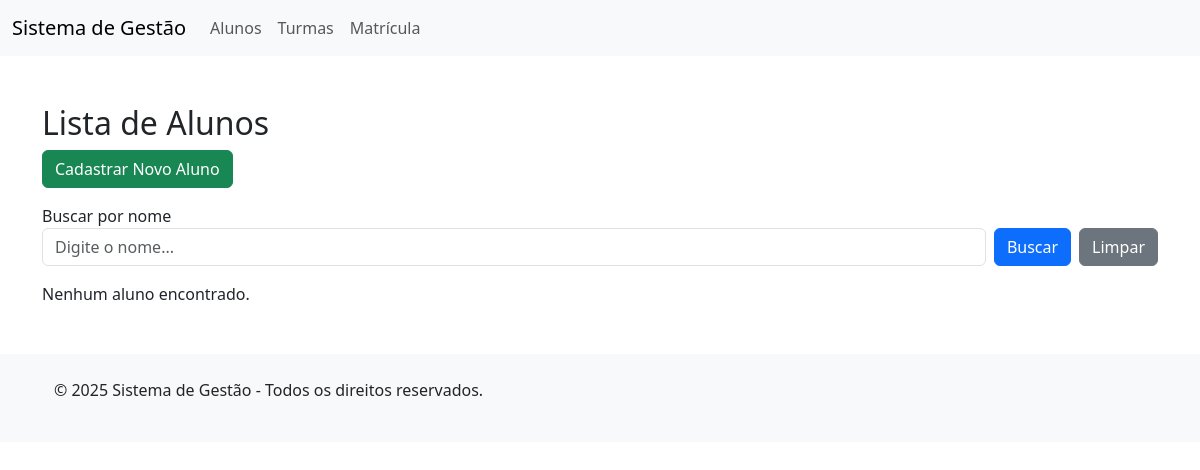
Before: / with the older database file.
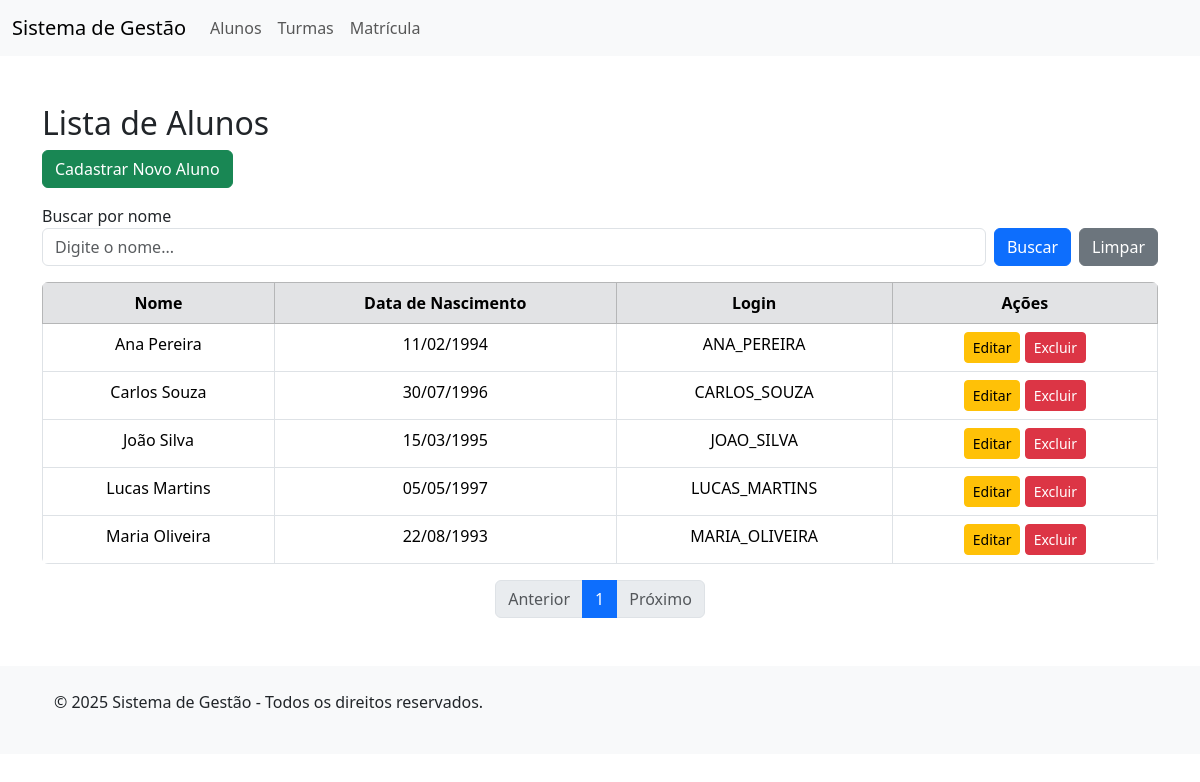
After: the same page with the newer database file.
### tables this page shows
CREATE TABLE students (
    id INT PRIMARY KEY AUTO_INCREMENT,
    name VARCHAR(100) NOT NULL,
    birth_date DATE NOT NULL,
    user_login VARCHAR(30) NOT NULL,
    created_at TIMESTAMP DEFAULT CURRENT_TIMESTAMP,
    updated_at TIMESTAMP DEFAULT CURRENT_TIMESTAMP ON UPDATE CURRENT_TIMESTAMP
);

### app/controllers/StudentsController.php (called while the page is built, shortened)
<?php
require_once(__DIR__ . '/../models/Student.php');
class StudentsController
{
    private $model;
    public function __construct()
    {
        $this->model = new Student();
    }
    public function index()
    {
        $page = isset($_GET['page']) ? (int)$_GET['page'] : 1;
        $perPage = 5;
        $search = isset($_GET['search']) ? $_GET['search'] : '';
        $students = $this->model->getAllPaginate($page, $perPage, $search);
        $total = $this->model->getTotalCount($search);
        $totalPages = ceil($total / $perPage);
        include('./app/views/students/index.php');
    }
}

### index.php (called while the page is built, shortened)
<?php
require_once 'app/config/Routes.php';
$url = isset($_GET['url']) ? $_GET['url'] : '';
$url = trim($url, '/');
handleRoute($url);

### app/config/Database.php (called while the page is built, shortened)
<?php
class Database
{
    private $connection;
    private function connect()
    {
        $host = 'localhost';
        $dbname = 'alura_fiap';
        $user = 'root';
        $password = '';
        try {
            $dsn = "mysql:host=$host;dbname=$dbname;charset=utf8mb4";
            $options = [
                PDO::ATTR_ERRMODE => PDO::ERRMODE_EXCEPTION,
                PDO::ATTR_DEFAULT_FETCH_MODE => PDO::FETCH_ASSOC,
                PDO::ATTR_EMULATE_PREPARES => false,
            ];
            $this->connection = new PDO($dsn, $user, $password, $options);
        } catch (PDOException $e) {
            error_log("Database connection error: " . $e->getMessage());
            throw new Exception("Database connection failed.");
        }
    }
    public function getConnection()
    {
        return $this->connection;
    }
}
?>

### app/models/Student.php (called while the page is built, shortened)
<?php
require_once(__DIR__ . '/../config/Database.php');
class Student
{
    private $db;
    public function __construct()
    {
        $conn = new Database();
        $this->db = $conn->getConnection();
    }
    public function getAllPaginate($page, $perPage, $search = '')
    {
        try {
            $offset = ($page - 1) * $perPage;
            $sql = "SELECT id, name, birth_date, user_login FROM students
                WHERE name LIKE :search
                ORDER BY name ASC
                LIMIT :offset, :perPage";
            $stmt = $this->db->prepare($sql);
            $stmt->bindValue(':search', '%' . $search . '%');
            $stmt->bindValue(':offset', $offset, PDO::PARAM_INT);
            $stmt->bindValue(':perPage', $perPage, PDO::PARAM_INT);
            $stmt->execute();
            return $stmt->fetchAll(PDO::FETCH_ASSOC);
        } catch (Exception $e) {
            error_log("Erro ao buscar alunos: " . $e->getMessage());
            return [];
        }
    }
    public function getTotalCount($search = '')
    {
        try {
            $sql = "SELECT COUNT(*) FROM students WHERE name LIKE :search";
            $stmt = $this->db->prepare($sql);
            $stmt->bindValue(':search', '%' . $search . '%');
            $stmt->execute();
            return $stmt->fetchColumn();
        } catch (Exception $e) {
            error_log("Erro ao contar alunos: " . $e->getMessage());
            return 0;
        }
    }
}

### app/views/students/index.php (the view, shortened to what this page needs)
<?php
include_once('./app/views/includes/header.php');
?>
<div class="container mt-5">
    <h2>Lista de Alunos</h2>
    <a href="students/create" class="btn btn-success mb-3">Cadastrar Novo Aluno</a>
    <div class="mb-3">
        <label for="searchInput" class="form-label mb-0 me-2">Buscar por nome</label>
        <form method="GET" action="students" class="d-flex align-items-center">
            <input type="text" class="form-control me-2" id="searchInput" name="search" value="<?= isset($_GET['search']) ? htmlspecialchars($_GET['search']) : ''; ?>" placeholder="Digite o nome..." />
            <button type="submit" class="btn btn-primary">Buscar</button>
            <a href="students" class="btn btn-secondary ms-2">Limpar</a>
        </form>
    </div>
    <?php if (empty($students)): ?>
        <p>Nenhum aluno encontrado.</p>
    <?php else: ?>
        <table class="table rounded-2 overflow-hidden table-bordered table-hover text-center">
            <thead class="table-secondary">
                <tr>
                    <th>Nome</th>
                    <th>Data de Nascimento</th>
                    <th>Login</th>
                    <th>Ações</th>
                </tr>
            </thead>
            <tbody>
                <?php foreach ($students as $student): ?>
                    <tr>
                        <td><?php echo ucwords(strtolower($student['name'])); ?></td>
                        <td><?php echo date('d/m/Y', strtotime($student['birth_date'])); ?></td>
                        <td><?php echo strtoupper($student['user_login']); ?></td>
                        <td>
                            <a href="students/edit?id=<?php echo $student['id']; ?>" class="btn btn-warning btn-sm">Editar</a>
                            <a href="students/destroy?id=<?php echo $student['id']; ?>" class="btn btn-danger btn-sm" onclick="return confirm('Tem certeza que deseja excluir?')">Excluir</a>
                        </td>
                    </tr>
                <?php endforeach; ?>
            </tbody>
        </table>
        <nav>
            <ul class="pagination justify-content-center">
                <li class="page-item <?= $page <= 1 ? 'disabled' : ''; ?>">
                    <a class="page-link" href="?page=<?= $page - 1; ?>">Anterior</a>
                </li>
                <?php for ($i = 1; $i <= $totalPages; $i++): ?>
                    <li class="page-item <?= $i == $page ? 'active' : ''; ?>">
                        <a class="page-link" href="?page=<?= $i; ?>"><?= $i; ?></a>
                    </li>
                <?php endfor; ?>
                <li class="page-item <?= $page >= $totalPages ? 'disabled' : ''; ?>">
                    <a class="page-link" href="?page=<?= $page + 1; ?>">Próximo</a>
                </li>
            </ul>
        </nav>
    <?php endif; ?>
</div>
<?php
include('./app/views/includes/footer.php');
?>

### app/config/Routes.php (shortened to what this page needs)
<?php
require_once('./app/controllers/StudentsController.php');
function handleRoute($url)
{
    switch ($url) {
        case '':
        case 'students':
            $controller = new StudentsController();
            $controller->index();
            break;
    }
}

### app/views/includes/header.php (shortened to what this page needs)
<!DOCTYPE html>
<html lang="pt-br">
<head>
    <link href="https://cdn.jsdelivr.net/npm/bootstrap@5.3.3/dist/css/bootstrap.min.css" rel="stylesheet">
</head>
<body>
    <nav class="navbar navbar-expand-lg navbar-light bg-light">
        <div class="container-fluid">
            <a class="navbar-brand" href="#">Sistema de Gestão</a>
            <div class="collapse navbar-collapse" id="navbarNav">
                <ul class="navbar-nav">
                    <li class="nav-item">
                        <a class="nav-link" href="/gestao_cursos_alunos/students">Alunos</a>
                    </li>
                    <li class="nav-item">
                        <a class="nav-link" href="/gestao_cursos_alunos/classes">Turmas</a>
                    </li>
                    <li class="nav-item">
                        <a class="nav-link" href="/gestao_cursos_alunos/enrollments">Matrícula</a>
                    </li>
                </ul>
            </div>
        </div>
    </nav>

### app/views/includes/footer.php (shortened to what this page needs)
    <footer class="bg-light text-center text-lg-start mt-5">
        <div class="container p-4">
            <p>&copy; 2025 Sistema de Gestão - Todos os direitos reservados.</p>
        </div>
    </footer>
</body>
</html>

Changed rows visible on the page:
added students: name "Ana Pereira", birth_date "11/02/1994", user_login "ANA_PEREIRA"
added students: name "Carlos Souza", birth_date "30/07/1996", user_login "CARLOS_SOUZA"
added students: name "João Silva", birth_date "15/03/1995", user_login "JOAO_SILVA"
added students: name "Lucas Martins", birth_date "05/05/1997", user_login "LUCAS_MARTINS"
added students: name "Maria Oliveira", birth_date "22/08/1993", user_login "MARIA_OLIVEIRA"
Other visible differences:
text no longer shown: "Nenhum aluno encontrado."
text now shown: "Nome Data de Nascimento Login Ações Anterior Próximo"
new list line: "1"
